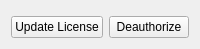
<?xml version="1.0" encoding="UTF-8"?>
<ui version="4.0">
 <class>DeactivateWidget</class>
 <widget class="QWidget" name="DeactivateWidget">
  <property name="geometry">
   <rect>
    <x>0</x>
    <y>0</y>
    <width>188</width>
    <height>49</height>
   </rect>
  </property>
  <property name="windowTitle">
   <string>Form</string>
  </property>
  <layout class="QVBoxLayout" name="verticalLayout">
   <item>
    <spacer name="verticalSpacer">
     <property name="orientation">
      <enum>Qt::Vertical</enum>
     </property>
     <property name="sizeHint" stdset="0">
      <size>
       <width>20</width>
       <height>1</height>
      </size>
     </property>
    </spacer>
   </item>
   <item>
    <layout class="QHBoxLayout" name="horizontalLayout">
     <item>
      <spacer name="horizontalSpacer">
       <property name="orientation">
        <enum>Qt::Horizontal</enum>
       </property>
       <property name="sizeHint" stdset="0">
        <size>
         <width>40</width>
         <height>20</height>
        </size>
       </property>
      </spacer>
     </item>
     <item>
      <widget class="QPushButton" name="updateLicense">
       <property name="text">
        <string>Update License</string>
       </property>
      </widget>
     </item>
     <item>
      <widget class="QPushButton" name="deactivate">
       <property name="toolTip">
        <string>&lt;p&gt;Click here to deauthorize this computer's identity from server.&lt;/p&gt;
&lt;p&gt;You can use at most 2 Gideros Studio instances in separate computers.&lt;/p&gt;</string>
       </property>
       <property name="text">
        <string>Deauthorize</string>
       </property>
      </widget>
     </item>
    </layout>
   </item>
  </layout>
 </widget>
 <resources/>
 <connections/>
</ui>
